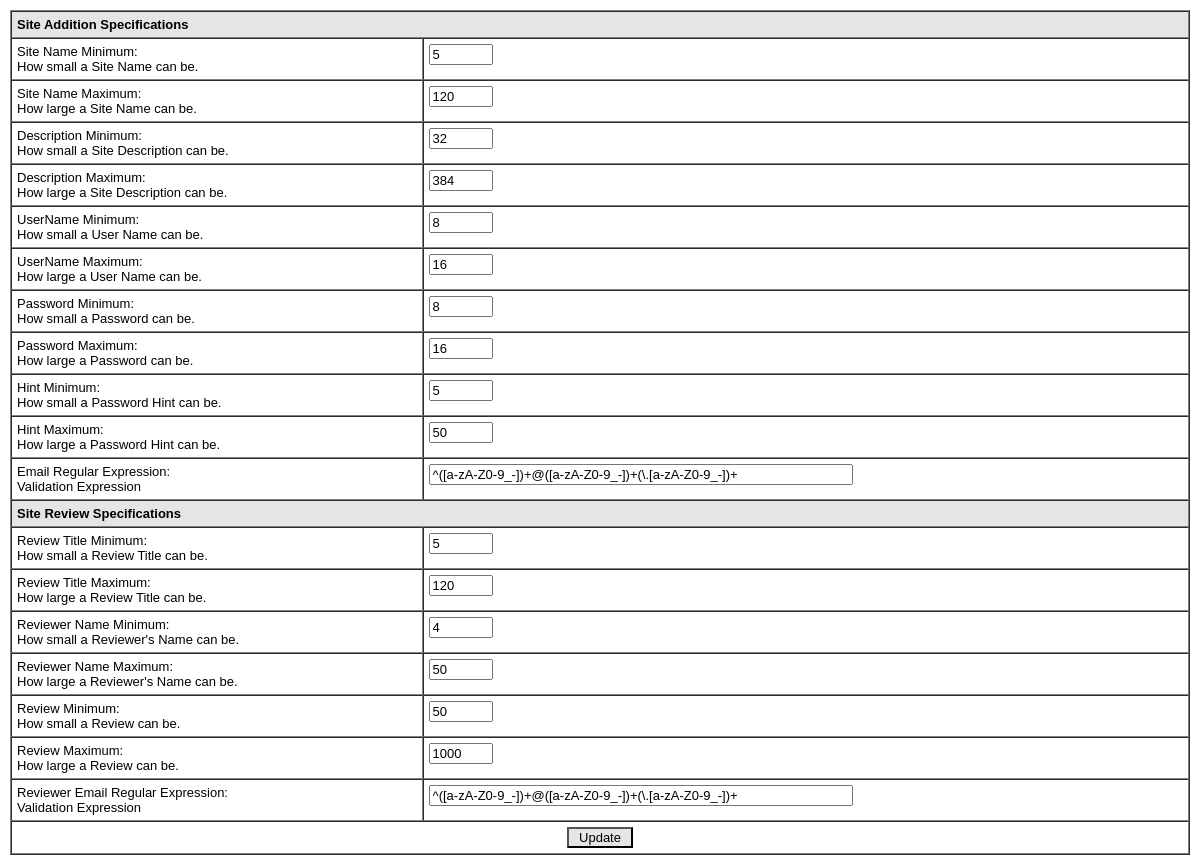
Page /admin/specs.php on the committed database.
### tables this page shows
CREATE TABLE wtlinks_specs (
   ID tinyint(3) unsigned NOT NULL auto_increment,
   SiteNameMin tinyint(4) DEFAULT '0' NOT NULL,
   SiteNameMax tinyint(4) DEFAULT '0' NOT NULL,
   DescMin tinyint(4) DEFAULT '0' NOT NULL,
   DescMax smallint(4) DEFAULT '0' NOT NULL,
   UserNameMin tinyint(4) DEFAULT '0' NOT NULL,
   UserNameMax tinyint(4) DEFAULT '0' NOT NULL,
   PWMin tinyint(4) DEFAULT '0' NOT NULL,
   PWMax tinyint(4) DEFAULT '0' NOT NULL,
   HintMin tinyint(4) DEFAULT '0' NOT NULL,
   HintMax tinyint(4) DEFAULT '0' NOT NULL,
   EmailSpec varchar(255) DEFAULT '^([a-zA-Z0-9_-])+@([a-zA-Z0-9_-])+(.[a-zA-Z0-9_-])+' NOT NULL,
   ReviewTitleMin tinyint(4) DEFAULT '5' NOT NULL,
   ReviewTitleMax tinyint(4) DEFAULT '120' NOT NULL,
   ReviewerMin tinyint(4) DEFAULT '4' NOT NULL,
   ReviewerMax tinyint(4) DEFAULT '50' NOT NULL,
   ReviewMin tinyint(4) DEFAULT '50' NOT NULL,
   ReviewMax mediumint(9) DEFAULT '1000' NOT NULL,
   ReviewerEmailSpec varchar(255) DEFAULT '^([a-zA-Z0-9_-])+@([a-zA-Z0-9_-])+(.[a-zA-Z0-9_-])+' NOT NULL,
   PRIMARY KEY (ID)
);

### include/config.php (called while the page is built, shortened)
<?
	$tb_specs			=	"wtlinks_specs";
?>

### include/functions.php (called while the page is built, shortened)
<?
if($db = mysql_pconnect($dbhost, $dbuser, $dbpasswd)){
        mysql_select_db($dbname, $db);
} else {
        echo mysql_error();
        exit;
}
function sql_query($sql){
	global $db;
	return @mysql_query($sql, $db);
}
function sql_fetch_array($result){
	return @mysql_fetch_array($result);
}
?>

### admin/specs.php (the view, shortened to what this page needs)
<?
include("../include/config.php");
include("../include/functions.php");
include("../include/common.php");
?>
<!DOCTYPE html PUBLIC "-//W3C//DTD XHTML 1.0 Transitional//EN"
"http://www.w3.org/TR/xhtml1/DTD/xhtml1-transitional.dtd">
<html>
<head>
<link rel = "stylesheet" type = "text/css" href = "style.css" />
</head>
<?=$adm_body?>
<?
$gl_query = sql_query("
	select
		*
	from
		$tb_specs
	where
		ID='1'
");
$gl = sql_fetch_array($gl_query);
?><form action="specs.php?<?=session_name()?>=<?=session_id()?>" method="post">
<table cellspacing="0" cellpadding="5" border="1" align="center" width="100%">
<tr>
	<td colspan="2" class="theader">Site Addition Specifications<? if(isset($submit)){ ?> - Update Complete<?}?></td>
</tr>
<tr>
	<td class="text" valign="top">Site Name Minimum:
	<br /><span class="small">How small a Site Name can be.</span></td>
	<td class="text" valign="top"><input class="small" type="text" name="SiteNameMin"
	value="<?=$gl[SiteNameMin]?>" size="5" /></td>
</tr>
<tr>
	<td class="text" valign="top">Site Name Maximum:
	<br /><span class="small">How large a Site Name can be.</span></td>
	<td class="text" valign="top"><input class="small" type="text" name="SiteNameMax"
	value="<?=$gl[SiteNameMax]?>" size="5" /></td>
</tr>
<tr>
	<td class="text" valign="top">Description Minimum:
	<br /><span class="small">How small a Site Description can be.</span></td>
	<td class="text" valign="top"><input class="small" type="text" name="DescMin"
	value="<?=$gl[DescMin]?>" size="5" /></td>
</tr>
<tr>
	<td class="text" valign="top">Description Maximum:
	<br /><span class="small">How large a Site Description can be.</span></td>
	<td class="text" valign="top"><input class="small" type="text" name="DescMax"
	value="<?=$gl[DescMax]?>" size="5" /></td>
</tr>
<tr>
	<td class="text" valign="top">UserName Minimum:
	<br /><span class="small">How small a User Name can be.</span></td>
	<td class="text" valign="top"><input class="small" type="text" name="UserNameMin"
	value="<?=$gl[UserNameMin]?>" size="5" /></td>
</tr>
<tr>
	<td class="text" valign="top">UserName Maximum:
	<br /><span class="small">How large a User Name can be.</span></td>
	<td class="text" valign="top"><input class="small" type="text" name="UserNameMax"
	value="<?=$gl[UserNameMax]?>" size="5" /></td>
</tr>
<tr>
	<td class="text" valign="top">Password Minimum:
	<br /><span class="small">How small a Password can be.</span></td>
	<td class="text" valign="top"><input class="small" type="text" name="PWMin"
	value="<?=$gl[PWMin]?>" size="5" /></td>
</tr>
<tr>
	<td class="text" valign="top">Password Maximum:
	<br /><span class="small">How large a Password can be.</span></td>
	<td class="text" valign="top"><input class="small" type="text" name="PWMax"
	value="<?=$gl[PWMax]?>" size="5" /></td>
</tr>
<tr>
	<td class="text" valign="top">Hint Minimum:
	<br /><span class="small">How small a Password Hint can be.</span></td>
	<td class="text" valign="top"><input class="small" type="text" name="HintMin"
	value="<?=$gl[HintMin]?>" size="5" /></td>
</tr>
<tr>
	<td class="text" valign="top">Hint Maximum:
	<br /><span class="small">How large a Password Hint can be.</span></td>
	<td class="text" valign="top"><input class="small" type="text" name="HintMax"
	value="<?=$gl[HintMax]?>" size="5" /></td>
</tr>
<tr>
	<td class="text" valign="top">Email Regular Expression:
	<br /><span class="small">Validation Expression</span></td>
	<td class="text" valign="top"><input class="small" type="text" name="EmailSpec"
	value="<?=$gl[EmailSpec]?>" size="50" /></td>
</tr>
<tr>
	<td class="theader" colspan="2">Site Review Specifications<? if(isset($submit)){ ?> - Update Complete<?}?></td>
</tr>
<tr>
	<td class="text" valign="top">Review Title Minimum:
	<br /><span class="small">How small a Review Title can be.</span></td>
	<td class="text" valign="top"><input class="small" type="text" name="ReviewTitleMin"
	value="<?=$gl[ReviewTitleMin]?>" size="5" /></td>
</tr>
<tr>
	<td class="text" valign="top">Review Title Maximum:
	<br /><span class="small">How large a Review Title can be.</span></td>
	<td class="text" valign="top"><input class="small" type="text" name="ReviewTitleMax"
	value="<?=$gl[ReviewTitleMax]?>" size="5" /></td>
</tr>
<tr>
	<td class="text" valign="top">Reviewer Name Minimum:
	<br /><span class="small">How small a Reviewer's Name can be.</span></td>
	<td class="text" valign="top"><input class="small" type="text" name="ReviewerMin"
	value="<?=$gl[ReviewerMin]?>" size="5" /></td>
</tr>
<tr>
	<td class="text" valign="top">Reviewer Name Maximum:
	<br /><span class="small">How large a Reviewer's Name can be.</span></td>
	<td class="text" valign="top"><input class="small" type="text" name="ReviewerMax"
	value="<?=$gl[ReviewerMax]?>" size="5" /></td>
</tr>
<tr>
	<td class="text" valign="top">Review Minimum:
	<br /><span class="small">How small a Review can be.</span></td>
	<td class="text" valign="top"><input class="small" type="text" name="ReviewMin"
	value="<?=$gl[ReviewMin]?>" size="5" /></td>
</tr>
<tr>
	<td class="text" valign="top">Review Maximum:
	<br /><span class="small">How large a Review can be.</span></td>
	<td class="text" valign="top"><input class="small" type="text" name="ReviewMax"
	value="<?=$gl[ReviewMax]?>" size="5" /></td>
</tr>
<tr>
	<td class="text" valign="top">Reviewer Email Regular Expression:
	<br /><span class="small">Validation Expression</span></td>
	<td class="text" valign="top"><input class="small" type="text" name="ReviewerEmailSpec"
	value="<?=$gl[ReviewerEmailSpec]?>" size="50" /></td>
</tr>
<tr>
	<td class="text" colspan="2" align="center" valign="top"><input class="button" type="submit"
	name="submit" value=" Update " /></td>
</tr>
</table></form>
</body>
</html>

### include/common.php (shortened to what this page needs)
<?
$adm_body = "<body bgcolor=\"white\" text=\"black\" link=\"blue\" ";
$adm_body .= "alink=\"blue\" vlink=\"black\" marginheight=\"20\" ";
$adm_body .= "marginwidth=\"20\" topmargin=\"20\" leftmargin=\"20\">";
?>

### admin/style.css (style rules this page uses)
body { font-family: Tahoma, Arial, Verdana, sans-serif; font-size: 13px; font-weight: normal; color: black; background-color: white; margin: 10px; }
.text { font-family: Tahoma, Arial, Verdana, sans-serif; font-size: 13px; font-weight: normal; color: black; background-color: white; }
.theader { font-family: Tahoma, Arial, Verdana, sans-serif; font-size: 13px; font-weight: bold; color: black; background-color: #E5E5E5; }
.small { font-family: Tahoma, Arial, Verdana, sans-serif; font-size: 13px; font-weight: normal; color: black; }
.button { font-family: Tahoma, Arial, Verdana, sans-serif; font-size: 13px; font-weight: normal; color: black; background-color: #E5E5E5; }

### rows in the picture
wtlinks_specs: SiteNameMin "5", SiteNameMax "120", DescMin "32", DescMax "384", UserNameMin "8", UserNameMax "16", PWMin "8", PWMax "16", HintMin "5", HintMax "50", EmailSpec "^([a-zA-Z0-9_-])+@([a-zA-Z0-9_-])+(\\.[a-zA-Z0-9_-])+", ReviewTitleMin "5", ReviewTitleMax "120", ReviewerMin "4", ReviewerMax "50", ReviewMin "50", ReviewMax "1000", ReviewerEmailSpec "^([a-zA-Z0-9_-])+@([a-zA-Z0-9_-])+(\\.[a-zA-Z0-9_-])+"
